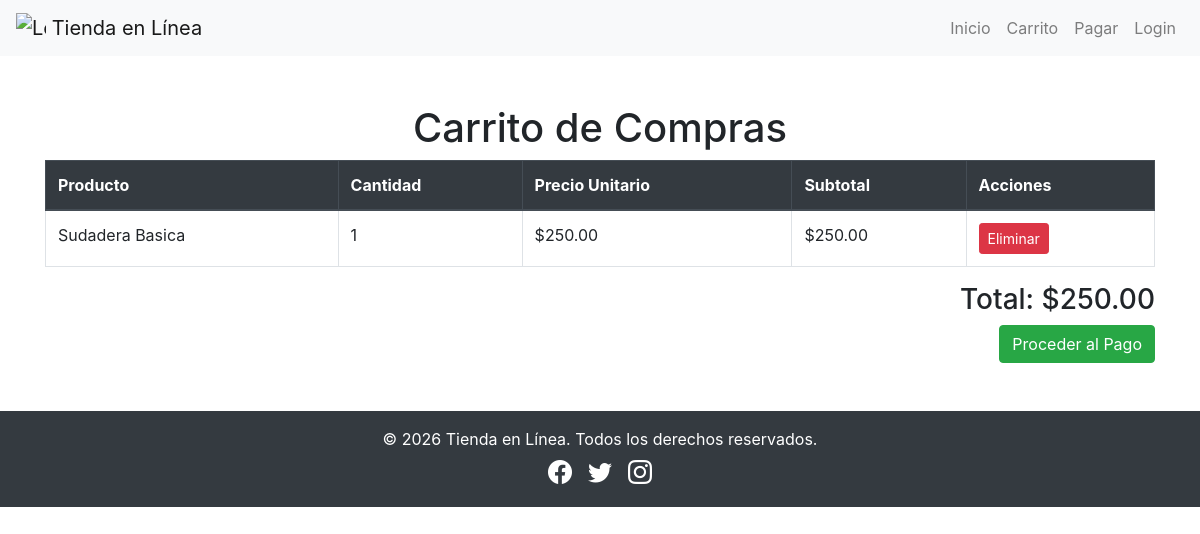
/index.php?pagina=carrito&accion=agregar&id=1, run on the app's committed database.
### tables this page shows
CREATE TABLE IF NOT EXISTS `Producto` (
  `cod` INT NOT NULL AUTO_INCREMENT,
  `nombre` VARCHAR(50) NOT NULL,
  `descripcion` VARCHAR(200) NOT NULL,
  `precio` FLOAT NOT NULL,
  `imagen` VARCHAR(200) NOT NULL,
  `estado` VARCHAR(20) NOT NULL,
  `codMarca` INT NOT NULL,
  `codIndustria` INT NOT NULL,
  `codCategoria` INT NOT NULL,
  PRIMARY KEY (`cod`),
  INDEX `fk_Producto_Industria1_idx` (`codIndustria`),
  INDEX `fk_Producto_Marca1_idx` (`codMarca`),
  INDEX `fk_Producto_Categoria1_idx` (`codCategoria`),
  CONSTRAINT `fk_Producto_Industria1`
    FOREIGN KEY (`codIndustria`)
    REFERENCES `Industria` (`cod`)
    ON DELETE NO ACTION
    ON UPDATE NO ACTION,
  CONSTRAINT `fk_Producto_Marca1`
    FOREIGN KEY (`codMarca`)
    REFERENCES `Marca` (`cod`)
    ON DELETE NO ACTION
    ON UPDATE NO ACTION,
  CONSTRAINT `fk_Producto_Categoria1`
    FOREIGN KEY (`codCategoria`)
    REFERENCES `Categoria` (`cod`)
    ON DELETE NO ACTION
    ON UPDATE NO ACTION);

### controladores/CarritoControlador.php (called while the page is built, shortened)
<?php
require_once __DIR__ . '/../modelos/Producto.php';
class CarritoControlador {
    public function index() {
        $modelo = new Producto();
        $items  = [];
        $total  = 0;
        if (!empty($_SESSION['carrito'])) {
            foreach ($_SESSION['carrito'] as $item) {
                $producto = $modelo->obtenerPorId($item['id_producto']);
                if ($producto) {
                    $subtotal = $producto['precio'] * $item['cantidad'];
                    $total   += $subtotal;
                    $items[]  = [
                        'producto' => $producto,
                        'cantidad' => $item['cantidad'],
                        'subtotal' => $subtotal,
                    ];
                }
            }
        }
        require_once __DIR__ . '/../vistas/carrito.php';
    }
}

### config/database.php (called while the page is built, shortened)
<?php
class Database {
    private static $conexion = null;
    public static function conectar() {
        if (self::$conexion === null) {
            $host           = "localhost";
            $usuario        = "root";
            $password       = "";
            $base_de_datos  = "mydb";
            self::$conexion = new mysqli($host, $usuario, $password, $base_de_datos);
            self::$conexion->set_charset("utf8");
        }
        return self::$conexion;
    }
}

### modelos/Producto.php (called while the page is built, shortened)
<?php
require_once __DIR__ . '/../config/database.php';
class Producto {
    private $db;
    public function __construct() {
        $this->db = Database::conectar();
    }
    public function obtenerPorId($id) {
        $id = (int)$id;
        $stmtSp = $this->db->prepare("CALL sp_obtener_producto_por_id(?)");
        if ($stmtSp) {
            $stmtSp->bind_param("i", $id);
            $ok = $stmtSp->execute();
            if ($ok) {
                $resultado = $stmtSp->get_result();
                $fila = $resultado ? $resultado->fetch_assoc() : null;
                return $fila ?: null;
            }
        }
        $sql = "SELECT
                    p.cod AS id_producto,
                    p.nombre,
                    p.descripcion,
                    p.precio,
                    p.imagen,
                    p.estado,
                    p.codMarca,
                    p.codIndustria,
                    p.codCategoria,
                    COALESCE(SUM(CAST(dps.stock AS UNSIGNED)), 0) AS stock,
                    m.nombre AS marca,
                    c.nombre AS categoria,
                    i.nombre AS industria
                FROM `Producto` p
                LEFT JOIN `DetalleProductoSucursal` dps ON dps.codProducto = p.cod
                LEFT JOIN `Marca` m ON m.cod = p.codMarca
                LEFT JOIN `Categoria` c ON c.cod = p.codCategoria
                LEFT JOIN `Industria` i ON i.cod = p.codIndustria
                WHERE p.cod = ?
                GROUP BY p.cod, p.nombre, p.descripcion, p.precio, p.imagen, p.estado, p.codMarca, p.codIndustria, p.codCategoria, m.nombre, c.nombre, i.nombre";
        $stmt = $this->db->prepare($sql);
        $stmt->bind_param("i", $id);
        $stmt->execute();
        $resultado = $stmt->get_result();
        return $resultado->fetch_assoc();
    }
}

### vistas/carrito.php (the view)
<?php require_once __DIR__ . '/layout/encabezado.php'; ?>
<div class="container mt-5">
    <h1 class="text-center">Carrito de Compras</h1>
    <div class="table-responsive">
        <table class="table table-bordered">
            <thead class="thead-dark">
                <tr>
                    <th>Producto</th>
                    <th>Cantidad</th>
                    <th>Precio Unitario</th>
                    <th>Subtotal</th>
                    <th>Acciones</th>
                </tr>
            </thead>
            <tbody>
                <?php if (!empty($items)): ?>
                    <?php foreach ($items as $item): ?>
                        <tr>
                            <td><?php echo htmlspecialchars($item['producto']['nombre']); ?></td>
                            <td><?php echo $item['cantidad']; ?></td>
                            <td>$<?php echo number_format($item['producto']['precio'], 2); ?></td>
                            <td>$<?php echo number_format($item['subtotal'], 2); ?></td>
                            <td>
                                <a href="index.php?pagina=carrito&accion=eliminar&id=<?php echo $item['producto']['id_producto']; ?>"
                                   class="btn btn-danger btn-sm">Eliminar</a>
                            </td>
                        </tr>
                    <?php endforeach; ?>
                <?php else: ?>
                    <tr><td colspan="5" class="text-center">El carrito está vacío.</td></tr>
                <?php endif; ?>
            </tbody>
        </table>
    </div>
    <h3 class="text-right">Total: $<?php echo number_format($total, 2); ?></h3>
    <div class="text-right">
        <a href="index.php?pagina=pago" class="btn btn-success">Proceder al Pago</a>
    </div>
</div>
<?php require_once __DIR__ . '/layout/pie.php'; ?>

### data on the page
producto: nombre "Sudadera Basica", cantidad "1", precio "250.00", subtotal "250.00"

### other printed values
$total "250.00"
